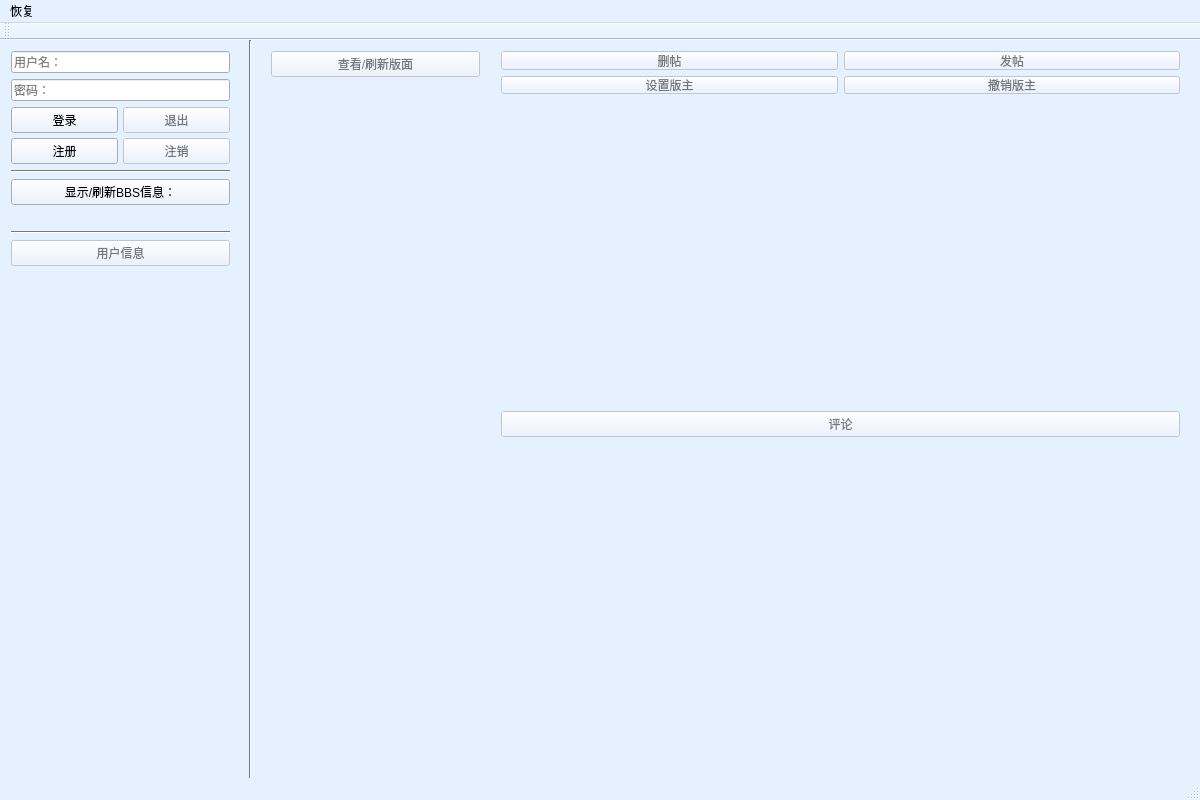
<?xml version="1.0" encoding="UTF-8"?>
<ui version="4.0">
 <class>MainWindow</class>
 <widget class="QMainWindow" name="MainWindow">
  <property name="enabled">
   <bool>true</bool>
  </property>
  <property name="geometry">
   <rect>
    <x>0</x>
    <y>0</y>
    <width>1200</width>
    <height>800</height>
   </rect>
  </property>
  <property name="minimumSize">
   <size>
    <width>1200</width>
    <height>800</height>
   </size>
  </property>
  <property name="maximumSize">
   <size>
    <width>1500</width>
    <height>800</height>
   </size>
  </property>
  <property name="palette">
   <palette>
    <active>
     <colorrole role="WindowText">
      <brush brushstyle="SolidPattern">
       <color alpha="255">
        <red>0</red>
        <green>0</green>
        <blue>0</blue>
       </color>
      </brush>
     </colorrole>
     <colorrole role="Button">
      <brush brushstyle="SolidPattern">
       <color alpha="255">
        <red>230</red>
        <green>241</green>
        <blue>255</blue>
       </color>
      </brush>
     </colorrole>
     <colorrole role="Light">
      <brush brushstyle="SolidPattern">
       <color alpha="255">
        <red>255</red>
        <green>255</green>
        <blue>255</blue>
       </color>
      </brush>
     </colorrole>
     <colorrole role="Midlight">
      <brush brushstyle="SolidPattern">
       <color alpha="255">
        <red>242</red>
        <green>248</green>
        <blue>255</blue>
       </color>
      </brush>
     </colorrole>
     <colorrole role="Dark">
      <brush brushstyle="SolidPattern">
       <color alpha="255">
        <red>115</red>
        <green>120</green>
        <blue>127</blue>
       </color>
      </brush>
     </colorrole>
     <colorrole role="Mid">
      <brush brushstyle="SolidPattern">
       <color alpha="255">
        <red>153</red>
        <green>161</green>
        <blue>170</blue>
       </color>
      </brush>
     </colorrole>
     <colorrole role="Text">
      <brush brushstyle="SolidPattern">
       <color alpha="255">
        <red>0</red>
        <green>0</green>
        <blue>0</blue>
       </color>
      </brush>
     </colorrole>
     <colorrole role="BrightText">
      <brush brushstyle="SolidPattern">
       <color alpha="255">
        <red>255</red>
        <green>255</green>
        <blue>255</blue>
       </color>
      </brush>
     </colorrole>
     <colorrole role="ButtonText">
      <brush brushstyle="SolidPattern">
       <color alpha="255">
        <red>0</red>
        <green>0</green>
        <blue>0</blue>
       </color>
      </brush>
     </colorrole>
     <colorrole role="Base">
      <brush brushstyle="SolidPattern">
       <color alpha="255">
        <red>255</red>
        <green>255</green>
        <blue>255</blue>
       </color>
      </brush>
     </colorrole>
     <colorrole role="Window">
      <brush brushstyle="SolidPattern">
       <color alpha="255">
        <red>230</red>
        <green>241</green>
        <blue>255</blue>
       </color>
      </brush>
     </colorrole>
     <colorrole role="Shadow">
      <brush brushstyle="SolidPattern">
       <color alpha="255">
        <red>0</red>
        <green>0</green>
        <blue>0</blue>
       </color>
      </brush>
     </colorrole>
     <colorrole role="AlternateBase">
      <brush brushstyle="SolidPattern">
       <color alpha="255">
        <red>242</red>
        <green>248</green>
        <blue>255</blue>
       </color>
      </brush>
     </colorrole>
     <colorrole role="ToolTipBase">
      <brush brushstyle="SolidPattern">
       <color alpha="255">
        <red>255</red>
        <green>255</green>
        <blue>220</blue>
       </color>
      </brush>
     </colorrole>
     <colorrole role="ToolTipText">
      <brush brushstyle="SolidPattern">
       <color alpha="255">
        <red>0</red>
        <green>0</green>
        <blue>0</blue>
       </color>
      </brush>
     </colorrole>
    </active>
    <inactive>
     <colorrole role="WindowText">
      <brush brushstyle="SolidPattern">
       <color alpha="255">
        <red>0</red>
        <green>0</green>
        <blue>0</blue>
       </color>
      </brush>
     </colorrole>
     <colorrole role="Button">
      <brush brushstyle="SolidPattern">
       <color alpha="255">
        <red>230</red>
        <green>241</green>
        <blue>255</blue>
       </color>
      </brush>
     </colorrole>
     <colorrole role="Light">
      <brush brushstyle="SolidPattern">
       <color alpha="255">
        <red>255</red>
        <green>255</green>
        <blue>255</blue>
       </color>
      </brush>
     </colorrole>
     <colorrole role="Midlight">
      <brush brushstyle="SolidPattern">
       <color alpha="255">
        <red>242</red>
        <green>248</green>
        <blue>255</blue>
       </color>
      </brush>
     </colorrole>
     <colorrole role="Dark">
      <brush brushstyle="SolidPattern">
       <color alpha="255">
        <red>115</red>
        <green>120</green>
        <blue>127</blue>
       </color>
      </brush>
     </colorrole>
     <colorrole role="Mid">
      <brush brushstyle="SolidPattern">
       <color alpha="255">
        <red>153</red>
        <green>161</green>
        <blue>170</blue>
       </color>
      </brush>
     </colorrole>
     <colorrole role="Text">
      <brush brushstyle="SolidPattern">
       <color alpha="255">
        <red>0</red>
        <green>0</green>
        <blue>0</blue>
       </color>
      </brush>
     </colorrole>
     <colorrole role="BrightText">
      <brush brushstyle="SolidPattern">
       <color alpha="255">
        <red>255</red>
        <green>255</green>
        <blue>255</blue>
       </color>
      </brush>
     </colorrole>
     <colorrole role="ButtonText">
      <brush brushstyle="SolidPattern">
       <color alpha="255">
        <red>0</red>
        <green>0</green>
        <blue>0</blue>
       </color>
      </brush>
     </colorrole>
     <colorrole role="Base">
      <brush brushstyle="SolidPattern">
       <color alpha="255">
        <red>255</red>
        <green>255</green>
        <blue>255</blue>
       </color>
      </brush>
     </colorrole>
     <colorrole role="Window">
      <brush brushstyle="SolidPattern">
       <color alpha="255">
        <red>230</red>
        <green>241</green>
        <blue>255</blue>
       </color>
      </brush>
     </colorrole>
     <colorrole role="Shadow">
      <brush brushstyle="SolidPattern">
       <color alpha="255">
        <red>0</red>
        <green>0</green>
        <blue>0</blue>
       </color>
      </brush>
     </colorrole>
     <colorrole role="AlternateBase">
      <brush brushstyle="SolidPattern">
       <color alpha="255">
        <red>242</red>
        <green>248</green>
        <blue>255</blue>
       </color>
      </brush>
     </colorrole>
     <colorrole role="ToolTipBase">
      <brush brushstyle="SolidPattern">
       <color alpha="255">
        <red>255</red>
        <green>255</green>
        <blue>220</blue>
       </color>
      </brush>
     </colorrole>
     <colorrole role="ToolTipText">
      <brush brushstyle="SolidPattern">
       <color alpha="255">
        <red>0</red>
        <green>0</green>
        <blue>0</blue>
       </color>
      </brush>
     </colorrole>
    </inactive>
    <disabled>
     <colorrole role="WindowText">
      <brush brushstyle="SolidPattern">
       <color alpha="255">
        <red>115</red>
        <green>120</green>
        <blue>127</blue>
       </color>
      </brush>
     </colorrole>
     <colorrole role="Button">
      <brush brushstyle="SolidPattern">
       <color alpha="255">
        <red>230</red>
        <green>241</green>
        <blue>255</blue>
       </color>
      </brush>
     </colorrole>
     <colorrole role="Light">
      <brush brushstyle="SolidPattern">
       <color alpha="255">
        <red>255</red>
        <green>255</green>
        <blue>255</blue>
       </color>
      </brush>
     </colorrole>
     <colorrole role="Midlight">
      <brush brushstyle="SolidPattern">
       <color alpha="255">
        <red>242</red>
        <green>248</green>
        <blue>255</blue>
       </color>
      </brush>
     </colorrole>
     <colorrole role="Dark">
      <brush brushstyle="SolidPattern">
       <color alpha="255">
        <red>115</red>
        <green>120</green>
        <blue>127</blue>
       </color>
      </brush>
     </colorrole>
     <colorrole role="Mid">
      <brush brushstyle="SolidPattern">
       <color alpha="255">
        <red>153</red>
        <green>161</green>
        <blue>170</blue>
       </color>
      </brush>
     </colorrole>
     <colorrole role="Text">
      <brush brushstyle="SolidPattern">
       <color alpha="255">
        <red>115</red>
        <green>120</green>
        <blue>127</blue>
       </color>
      </brush>
     </colorrole>
     <colorrole role="BrightText">
      <brush brushstyle="SolidPattern">
       <color alpha="255">
        <red>255</red>
        <green>255</green>
        <blue>255</blue>
       </color>
      </brush>
     </colorrole>
     <colorrole role="ButtonText">
      <brush brushstyle="SolidPattern">
       <color alpha="255">
        <red>115</red>
        <green>120</green>
        <blue>127</blue>
       </color>
      </brush>
     </colorrole>
     <colorrole role="Base">
      <brush brushstyle="SolidPattern">
       <color alpha="255">
        <red>230</red>
        <green>241</green>
        <blue>255</blue>
       </color>
      </brush>
     </colorrole>
     <colorrole role="Window">
      <brush brushstyle="SolidPattern">
       <color alpha="255">
        <red>230</red>
        <green>241</green>
        <blue>255</blue>
       </color>
      </brush>
     </colorrole>
     <colorrole role="Shadow">
      <brush brushstyle="SolidPattern">
       <color alpha="255">
        <red>0</red>
        <green>0</green>
        <blue>0</blue>
       </color>
      </brush>
     </colorrole>
     <colorrole role="AlternateBase">
      <brush brushstyle="SolidPattern">
       <color alpha="255">
        <red>230</red>
        <green>241</green>
        <blue>255</blue>
       </color>
      </brush>
     </colorrole>
     <colorrole role="ToolTipBase">
      <brush brushstyle="SolidPattern">
       <color alpha="255">
        <red>255</red>
        <green>255</green>
        <blue>220</blue>
       </color>
      </brush>
     </colorrole>
     <colorrole role="ToolTipText">
      <brush brushstyle="SolidPattern">
       <color alpha="255">
        <red>0</red>
        <green>0</green>
        <blue>0</blue>
       </color>
      </brush>
     </colorrole>
    </disabled>
   </palette>
  </property>
  <property name="windowTitle">
   <string>MainWindow</string>
  </property>
  <property name="unifiedTitleAndToolBarOnMac">
   <bool>false</bool>
  </property>
  <widget class="QWidget" name="centralWidget">
   <widget class="QWidget" name="verticalLayoutWidget">
    <property name="geometry">
     <rect>
      <x>260</x>
      <y>0</y>
      <width>231</width>
      <height>741</height>
     </rect>
    </property>
    <layout class="QVBoxLayout" name="bullutin">
     <item>
      <widget class="QPushButton" name="lookbullntin">
       <property name="enabled">
        <bool>false</bool>
       </property>
       <property name="text">
        <string>查看/刷新版面</string>
       </property>
      </widget>
     </item>
     <item>
      <spacer name="verticalSpacer">
       <property name="orientation">
        <enum>Qt::Vertical</enum>
       </property>
       <property name="sizeType">
        <enum>QSizePolicy::Expanding</enum>
       </property>
       <property name="sizeHint" stdset="0">
        <size>
         <width>20</width>
         <height>40</height>
        </size>
       </property>
      </spacer>
     </item>
    </layout>
   </widget>
   <widget class="QWidget" name="verticalLayoutWidget_4">
    <property name="geometry">
     <rect>
      <x>0</x>
      <y>0</y>
      <width>241</width>
      <height>731</height>
     </rect>
    </property>
    <layout class="QVBoxLayout" name="verticalLayout_left">
     <item>
      <layout class="QVBoxLayout" name="verticalLayout_welcome">
       <item>
        <widget class="QLineEdit" name="username">
         <property name="text">
          <string/>
         </property>
         <property name="placeholderText">
          <string>用户名：</string>
         </property>
        </widget>
       </item>
       <item>
        <widget class="QLineEdit" name="password">
         <property name="text">
          <string/>
         </property>
         <property name="echoMode">
          <enum>QLineEdit::Password</enum>
         </property>
         <property name="placeholderText">
          <string>密码：</string>
         </property>
        </widget>
       </item>
       <item>
        <layout class="QGridLayout" name="gridLayout">
         <property name="topMargin">
          <number>0</number>
         </property>
         <property name="spacing">
          <number>5</number>
         </property>
         <item row="1" column="0">
          <widget class="QPushButton" name="Button_signup">
           <property name="text">
            <string>注册</string>
           </property>
          </widget>
         </item>
         <item row="0" column="0">
          <widget class="QPushButton" name="Button_signin">
           <property name="text">
            <string>登录</string>
           </property>
           <property name="autoDefault">
            <bool>false</bool>
           </property>
          </widget>
         </item>
         <item row="1" column="1">
          <widget class="QPushButton" name="Button_logout">
           <property name="enabled">
            <bool>false</bool>
           </property>
           <property name="text">
            <string>注销</string>
           </property>
          </widget>
         </item>
         <item row="0" column="1">
          <widget class="QPushButton" name="Button_exit">
           <property name="enabled">
            <bool>false</bool>
           </property>
           <property name="text">
            <string>退出</string>
           </property>
          </widget>
         </item>
        </layout>
       </item>
      </layout>
     </item>
     <item>
      <widget class="Line" name="line">
       <property name="orientation">
        <enum>Qt::Horizontal</enum>
       </property>
      </widget>
     </item>
     <item>
      <widget class="QPushButton" name="pushButton_5">
       <property name="text">
        <string>显示/刷新BBS信息：</string>
       </property>
      </widget>
     </item>
     <item>
      <widget class="QLabel" name="label">
       <property name="text">
        <string/>
       </property>
      </widget>
     </item>
     <item>
      <widget class="Line" name="line_2">
       <property name="orientation">
        <enum>Qt::Horizontal</enum>
       </property>
      </widget>
     </item>
     <item>
      <widget class="QPushButton" name="pushButton_userinfo">
       <property name="enabled">
        <bool>false</bool>
       </property>
       <property name="text">
        <string>用户信息</string>
       </property>
      </widget>
     </item>
     <item>
      <widget class="QLabel" name="label_user">
       <property name="text">
        <string/>
       </property>
      </widget>
     </item>
     <item>
      <spacer name="verticalSpacer_2">
       <property name="orientation">
        <enum>Qt::Vertical</enum>
       </property>
       <property name="sizeHint" stdset="0">
        <size>
         <width>20</width>
         <height>40</height>
        </size>
       </property>
      </spacer>
     </item>
    </layout>
   </widget>
   <widget class="Line" name="line_3">
    <property name="geometry">
     <rect>
      <x>240</x>
      <y>0</y>
      <width>20</width>
      <height>781</height>
     </rect>
    </property>
    <property name="orientation">
     <enum>Qt::Vertical</enum>
    </property>
   </widget>
   <widget class="QWidget" name="verticalLayoutWidget_2">
    <property name="geometry">
     <rect>
      <x>490</x>
      <y>60</y>
      <width>701</width>
      <height>291</height>
     </rect>
    </property>
    <layout class="QVBoxLayout" name="verticalLayout_posts"/>
   </widget>
   <widget class="QWidget" name="verticalLayoutWidget_3">
    <property name="geometry">
     <rect>
      <x>490</x>
      <y>360</y>
      <width>701</width>
      <height>371</height>
     </rect>
    </property>
    <layout class="QVBoxLayout" name="verticalLayout_comments">
     <item>
      <widget class="QPushButton" name="pushButton_comment">
       <property name="enabled">
        <bool>false</bool>
       </property>
       <property name="text">
        <string>评论</string>
       </property>
      </widget>
     </item>
     <item>
      <spacer name="verticalSpacer_3">
       <property name="orientation">
        <enum>Qt::Vertical</enum>
       </property>
       <property name="sizeHint" stdset="0">
        <size>
         <width>20</width>
         <height>40</height>
        </size>
       </property>
      </spacer>
     </item>
    </layout>
   </widget>
   <widget class="QWidget" name="gridLayoutWidget">
    <property name="geometry">
     <rect>
      <x>490</x>
      <y>0</y>
      <width>701</width>
      <height>65</height>
     </rect>
    </property>
    <layout class="QGridLayout" name="gridLayout_2">
     <item row="0" column="1">
      <widget class="QPushButton" name="pushButton_createpost">
       <property name="enabled">
        <bool>false</bool>
       </property>
       <property name="text">
        <string>发帖</string>
       </property>
      </widget>
     </item>
     <item row="0" column="0">
      <widget class="QPushButton" name="pushButton_deletepost">
       <property name="enabled">
        <bool>false</bool>
       </property>
       <property name="text">
        <string>删帖</string>
       </property>
      </widget>
     </item>
     <item row="1" column="0">
      <widget class="QPushButton" name="pushButton_setMo">
       <property name="enabled">
        <bool>false</bool>
       </property>
       <property name="text">
        <string>设置版主</string>
       </property>
      </widget>
     </item>
     <item row="1" column="1">
      <widget class="QPushButton" name="pushButton_CancelMo">
       <property name="enabled">
        <bool>false</bool>
       </property>
       <property name="text">
        <string>撤销版主</string>
       </property>
      </widget>
     </item>
    </layout>
   </widget>
  </widget>
  <widget class="QMenuBar" name="menuBar">
   <property name="geometry">
    <rect>
     <x>0</x>
     <y>0</y>
     <width>1200</width>
     <height>26</height>
    </rect>
   </property>
   <widget class="QMenu" name="menu">
    <property name="title">
     <string>恢复</string>
    </property>
    <addaction name="actions_restart"/>
   </widget>
   <addaction name="menu"/>
  </widget>
  <widget class="QToolBar" name="mainToolBar">
   <attribute name="toolBarArea">
    <enum>TopToolBarArea</enum>
   </attribute>
   <attribute name="toolBarBreak">
    <bool>false</bool>
   </attribute>
  </widget>
  <widget class="QStatusBar" name="statusBar"/>
  <action name="actions_restart">
   <property name="text">
    <string>数据恢复</string>
   </property>
   <property name="toolTip">
    <string>数据恢复</string>
   </property>
  </action>
 </widget>
 <layoutdefault spacing="6" margin="11"/>
 <resources/>
 <connections/>
</ui>
